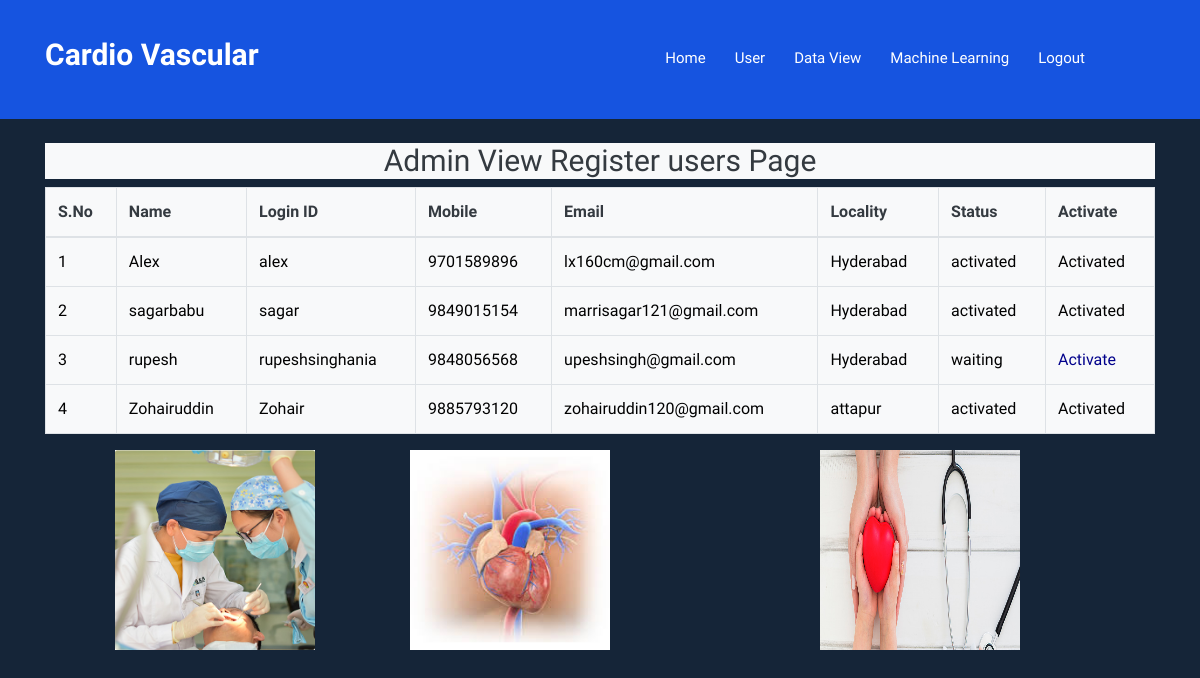
Page /RegisterUsersView/ on the committed database.
### users/models.py (models this page shows, shortened)
class UserRegistrationModel(models.Model):
    name = models.CharField(max_length=100)
    loginid = models.CharField(unique=True,max_length=100)
    password = models.CharField(max_length=100)
    mobile = models.CharField(max_length=100)
    email = models.CharField(max_length=100)
    locality = models.CharField(max_length=100)
    address = models.CharField(max_length=1000)
    city = models.CharField(max_length=100)
    state = models.CharField(max_length=100)
    status  = models.CharField(max_length=100)
    class Meta:
        db_table='Users'

### admins/views.py (the view)
# urls.py: path('RegisterUsersView/',admns.RegisterUsersView,name='RegisterUsersView'),
def RegisterUsersView(request):
    data = UserRegistrationModel.objects.all()
    return render(request,'admins/ViewRegisterUsers.html',{'data':data})

### assets/templates/admins/ViewRegisterUsers.html
{% extends 'admins/AdminBase.html'%}
{%block contents%}
 <p class="footer_title bg-light text-dark">
    <center>
     <h2 class="bg-light text-dark">Admin View Register users Page</h2>
<span class="byline bg-light text-dark" >
    <table class="table table-bordered bg-light text-dark">
    <thead>
      <tr>
        <th>S.No</th>
        <th>Name</th>
        <th>Login ID</th>
        <th>Mobile</th>
        <th>Email</th>
        <th>Locality</th>
        <th>Status</th>
        <th>Activate</th>
      </tr>
    </thead>
    <tbody>
    {% for i in data %}
                                            <tr style="color: Black">
                                                <td>{{forloop.counter}}</td>
                                                <td>{{i.name}}</td>
                                                <td>{{i.loginid}}</td>
                                                <td>{{i.mobile}}</td>
                                                <td>{{i.email}}</td>
                                                <td>{{i.locality}}</td>
                                                <td>{{i.status}}</td>
                                                {% if i.status == 'waiting' %}
                                                <td><a class="btn-link" href="/ActivaUsers/?uid={{ i.id }}"
                                                       style="color:DARKBLUE">Activate</a></td>
                                                {% else %}
                                                <td> Activated</td>
                                                {% endif %}
                                            </tr>
                                            {% endfor %}
    </tbody>
  </table>
</span>
    </center>
 </p>
{%endblock%}

### rows in the picture
UserRegistrationModel: name "Alex", loginid "alex", mobile "9701589896", email "lx160cm@gmail.com", locality "Hyderabad", status "activated", shows "Activated"
UserRegistrationModel: name "sagarbabu", loginid "sagar", mobile "9849015154", email "marrisagar121@gmail.com", locality "Hyderabad", status "activated", shows "Activated"
UserRegistrationModel: name "rupesh", loginid "rupeshsinghania", mobile "9848056568", email "upeshsingh@gmail.com", locality "Hyderabad", status "waiting"
UserRegistrationModel: name "Zohairuddin", loginid "Zohair", mobile "9885793120", email "zohairuddin120@gmail.com", locality "attapur", status "activated", shows "Activated"
